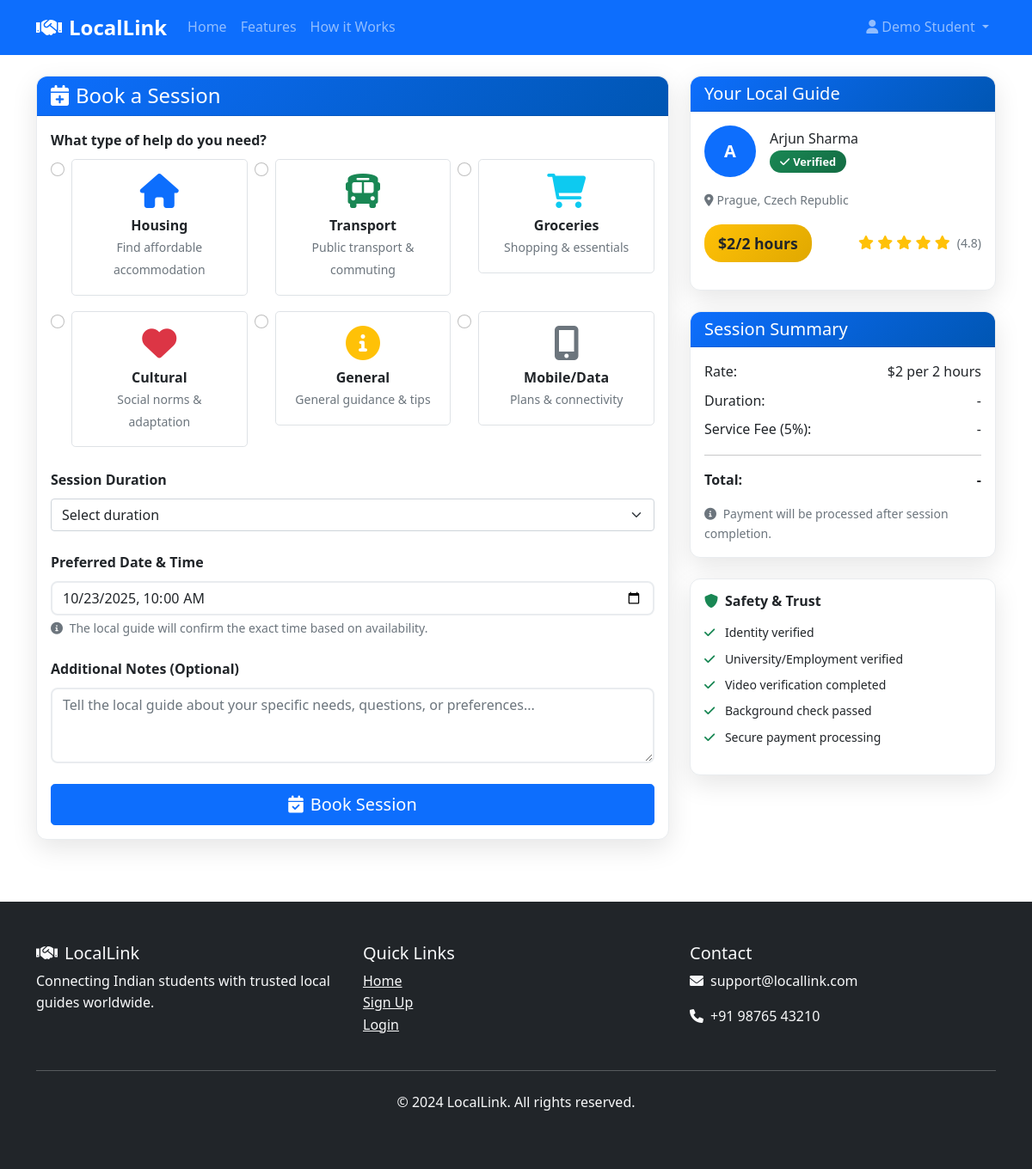
/book-session/1 (signed in), run on the app's committed database.
### tables this page shows
CREATE TABLE users (
            id INTEGER PRIMARY KEY AUTOINCREMENT,
            username TEXT UNIQUE NOT NULL,
            email TEXT UNIQUE NOT NULL,
            password_hash TEXT NOT NULL,
            user_type TEXT NOT NULL,  -- 'student' or 'local'
            full_name TEXT NOT NULL,
            phone TEXT,
            created_at TIMESTAMP DEFAULT CURRENT_TIMESTAMP
        );

CREATE TABLE local_guides (
            id INTEGER PRIMARY KEY AUTOINCREMENT,
            user_id INTEGER NOT NULL,
            city TEXT NOT NULL,
            country TEXT NOT NULL,
            university TEXT,
            employment TEXT,
            bio TEXT,
            hourly_rate DECIMAL(10,2),
            is_verified BOOLEAN DEFAULT 0,
            verification_status TEXT DEFAULT 'pending',
            created_at TIMESTAMP DEFAULT CURRENT_TIMESTAMP, home_country TEXT, field_of_study TEXT, languages TEXT, dietary_preferences TEXT, cultural_background TEXT,
            FOREIGN KEY (user_id) REFERENCES users (id)
        );

### app.py (the view, shortened to what this page needs)
@app.route('/book-session/<int:local_id>', methods=['GET', 'POST'])
def book_session(local_id):
    if 'user_id' not in session or session['user_type'] != 'student':
        return redirect(url_for('login'))
    conn = sqlite3.connect('local_link.db')
    cursor = conn.cursor()
    cursor.execute('''
        SELECT lg.id, u.full_name, lg.city, lg.country, lg.hourly_rate
        FROM local_guides lg
        JOIN users u ON lg.user_id = u.id
        WHERE lg.id = ? AND lg.is_verified = 1
    ''', (local_id,))
    local = cursor.fetchone()
    if not local:
        flash('Local guide not found', 'error')
        return redirect(url_for('find_locals'))
    conn.close()
    return render_template('book_session.html', local=local)

### templates/book_session.html (shortened to what this page needs)
{% extends "base.html" %}
{% block content %}
<div class="container py-4">
    <div class="row">
        <div class="col-lg-8">
            <div class="card shadow-custom border-radius-custom">
                <div class="card-header">
                    <h4 class="mb-0">
                        <i class="fas fa-calendar-plus me-2"></i>Book a Session
                    </h4>
                </div>
                <div class="card-body">
                    <form method="POST" class="needs-validation" novalidate>
                        <div class="mb-4">
                            <label class="form-label fw-bold">What type of help do you need?</label>
                            <div class="row g-2">
                                <div class="col-md-4">
                                    <div class="form-check">
                                        <input class="form-check-input" type="radio" name="session_type" id="housing" value="housing" required>
                                        <label class="form-check-label w-100 p-3 border rounded-3 text-center" for="housing">
                                            <i class="fas fa-home text-primary display-6 mb-2"></i>
                                            <div class="fw-bold">Housing</div>
                                            <small class="text-muted">Find affordable accommodation</small>
                                        </label>
                                    </div>
                                </div>
                                <div class="col-md-4">
                                    <div class="form-check">
                                        <input class="form-check-input" type="radio" name="session_type" id="transport" value="transport" required>
                                        <label class="form-check-label w-100 p-3 border rounded-3 text-center" for="transport">
                                            <i class="fas fa-bus text-success display-6 mb-2"></i>
                                            <div class="fw-bold">Transport</div>
                                            <small class="text-muted">Public transport & commuting</small>
                                        </label>
                                    </div>
                                </div>
                                <div class="col-md-4">
                                    <div class="form-check">
                                        <input class="form-check-input" type="radio" name="session_type" id="groceries" value="groceries" required>
                                        <label class="form-check-label w-100 p-3 border rounded-3 text-center" for="groceries">
                                            <i class="fas fa-shopping-cart text-info display-6 mb-2"></i>
                                            <div class="fw-bold">Groceries</div>
                                            <small class="text-muted">Shopping & essentials</small>
                                        </label>
                                    </div>
                                </div>
                            </div>
                            <div class="row g-2 mt-2">
                                <div class="col-md-4">
                                    <div class="form-check">
                                        <input class="form-check-input" type="radio" name="session_type" id="cultural" value="cultural" required>
                                        <label class="form-check-label w-100 p-3 border rounded-3 text-center" for="cultural">
                                            <i class="fas fa-heart text-danger display-6 mb-2"></i>
                                            <div class="fw-bold">Cultural</div>
                                            <small class="text-muted">Social norms & adaptation</small>
                                        </label>
                                    </div>
                                </div>
                                <div class="col-md-4">
                                    <div class="form-check">
                                        <input class="form-check-input" type="radio" name="session_type" id="general" value="general" required>
                                        <label class="form-check-label w-100 p-3 border rounded-3 text-center" for="general">
                                            <i class="fas fa-info-circle text-warning display-6 mb-2"></i>
                                            <div class="fw-bold">General</div>
                                            <small class="text-muted">General guidance & tips</small>
                                        </label>
                                    </div>
                                </div>
                                <div class="col-md-4">
                                    <div class="form-check">
                                        <input class="form-check-input" type="radio" name="session_type" id="mobile" value="mobile" required>
                                        <label class="form-check-label w-100 p-3 border rounded-3 text-center" for="mobile">
                                            <i class="fas fa-mobile-alt text-secondary display-6 mb-2"></i>
                                            <div class="fw-bold">Mobile/Data</div>
                                            <small class="text-muted">Plans & connectivity</small>
                                        </label>
                                    </div>
                                </div>
                            </div>
                        </div>
                        <div class="mb-4">
                            <label for="duration" class="form-label fw-bold">Session Duration</label>
                            <select class="form-select" id="duration" name="duration" required>
                                <option value="">Select duration</option>
                            </select>
                        </div>
                        <div class="mb-4">
                            <label for="scheduled_at" class="form-label fw-bold">Preferred Date & Time</label>
                            <input type="datetime-local" class="form-control" id="scheduled_at" name="scheduled_at" required>
                            <div class="form-text">
                                <i class="fas fa-info-circle me-1"></i>
                                The local guide will confirm the exact time based on availability.
                            </div>
                        </div>
                        <div class="mb-4">
                            <label for="notes" class="form-label fw-bold">Additional Notes (Optional)</label>
                            <textarea class="form-control" id="notes" name="notes" rows="3" placeholder="Tell the local guide about your specific needs, questions, or preferences..."></textarea>
                        </div>
                        <div class="d-grid">
                            <button type="submit" class="btn btn-primary btn-lg">
                                <i class="fas fa-calendar-check me-2"></i>Book Session
                            </button>
                        </div>
                    </form>
                </div>
            </div>
        </div>
        <div class="col-lg-4">
            <div class="card shadow-custom border-radius-custom mb-4">
                <div class="card-header">
                    <h5 class="mb-0">Your Local Guide</h5>
                </div>
                <div class="card-body">
                    <div class="d-flex align-items-center mb-3">
                        <div class="avatar bg-primary text-white rounded-circle me-3 d-flex align-items-center justify-content-center" style="width: 60px; height: 60px;">
                            <span class="fw-bold fs-5">{{ local[1][0] }}</span>
                        </div>
                        <div>
                            <h6 class="mb-1">{{ local[1] }}</h6>
                            <span class="verified-badge">
                                <i class="fas fa-check me-1"></i>Verified
                            </span>
                        </div>
                    </div>
                    <p class="text-muted small mb-3">
                        <i class="fas fa-map-marker-alt me-1"></i>{{ local[2] }}, {{ local[3] }}
                    </p>
                    <div class="d-flex justify-content-between align-items-center mb-3">
                        <div class="price-tag">$2/2 hours</div>
                        <div class="text-warning">
                            <i class="fas fa-star"></i>
                            <i class="fas fa-star"></i>
                            <i class="fas fa-star"></i>
                            <i class="fas fa-star"></i>
                            <i class="fas fa-star"></i>
                            <small class="text-muted ms-1">(4.8)</small>
                        </div>
                    </div>
                </div>
            </div>
            <div class="card shadow-custom border-radius-custom">
                <div class="card-header">
                    <h5 class="mb-0">Session Summary</h5>
                </div>
                <div class="card-body">
                    <div class="d-flex justify-content-between mb-2">
                        <span>Rate:</span>
                        <span>$2 per 2 hours</span>
                    </div>
                    <div class="d-flex justify-content-between mb-2">
                        <span>Duration:</span>
                        <span id="summary_duration">-</span>
                    </div>
                    <div class="d-flex justify-content-between mb-2">
                        <span>Service Fee (5%):</span>
                        <span id="summary_service_fee">-</span>
                    </div>
                    <hr>
                    <div class="d-flex justify-content-between fw-bold">
                        <span>Total:</span>
                        <span id="summary_total">-</span>
                    </div>
                    <div class="form-text mt-3">
                        <i class="fas fa-info-circle me-1"></i>
                        Payment will be processed after session completion.
                    </div>
                </div>
            </div>
            <div class="card shadow-custom border-radius-custom mt-4">
                <div class="card-body">
                    <h6 class="fw-bold mb-3">
                        <i class="fas fa-shield-alt text-success me-2"></i>Safety & Trust
                    </h6>
                    <ul class="list-unstyled small">
                        <li class="mb-2">
                            <i class="fas fa-check text-success me-2"></i>
                            Identity verified
                        </li>
                        <li class="mb-2">
                            <i class="fas fa-check text-success me-2"></i>
                            University/Employment verified
                        </li>
                        <li class="mb-2">
                            <i class="fas fa-check text-success me-2"></i>
                            Video verification completed
                        </li>
                        <li class="mb-2">
                            <i class="fas fa-check text-success me-2"></i>
                            Background check passed
                        </li>
                        <li class="mb-0">
                            <i class="fas fa-check text-success me-2"></i>
                            Secure payment processing
                        </li>
                    </ul>
                </div>
            </div>
        </div>
    </div>
</div>
{% endblock %}

### static/css/style.css (style rules this page uses)
:root { --primary-color: #0d6efd; --secondary-color: #6c757d; --success-color: #198754; --info-color: #0dcaf0; --warning-color: #ffc107; --danger-color: #dc3545; --light-color: #f8f9fa; --dark-color: #212529; }
body { font-family: 'Segoe UI', Tahoma, Geneva, Verdana, sans-serif; line-height: 1.6; }
.avatar { width: 40px; height: 40px; font-weight: bold; }
.btn { font-weight: 500; transition: all 0.3s ease; }
.form-control { border-radius: 8px; border: 2px solid #e9ecef; transition: border-color 0.3s ease; }
.form-label { font-weight: 600; color: var(--dark-color); }
.card { border-radius: 12px; border: 1px solid #e9ecef; transition: transform 0.3s ease, box-shadow 0.3s ease; }
.card-header { background: linear-gradient(135deg, var(--primary-color), #0056b3); color: white; border-radius: 12px 12px 0 0 !important; font-weight: 600; }
.verified-badge { background: linear-gradient(135deg, var(--success-color), #146c43); color: white; padding: 0.25rem 0.75rem; border-radius: 20px; font-size: 0.8rem; font-weight: 600; }
.price-tag { background: linear-gradient(135deg, var(--warning-color), #e0a800); color: var(--dark-color); padding: 0.5rem 1rem; border-radius: 20px; font-weight: bold; font-size: 1.1rem; }
.shadow-custom { box-shadow: 0 10px 30px rgba(0,0,0,0.1); }
.border-radius-custom { border-radius: 12px; }

### data on the page
users: full_name "A", full_name "Arjun Sharma"
local_guides: city "Prague", country "Czech Republic"

### other printed values
{{ session.full_name }} "Demo Student"
